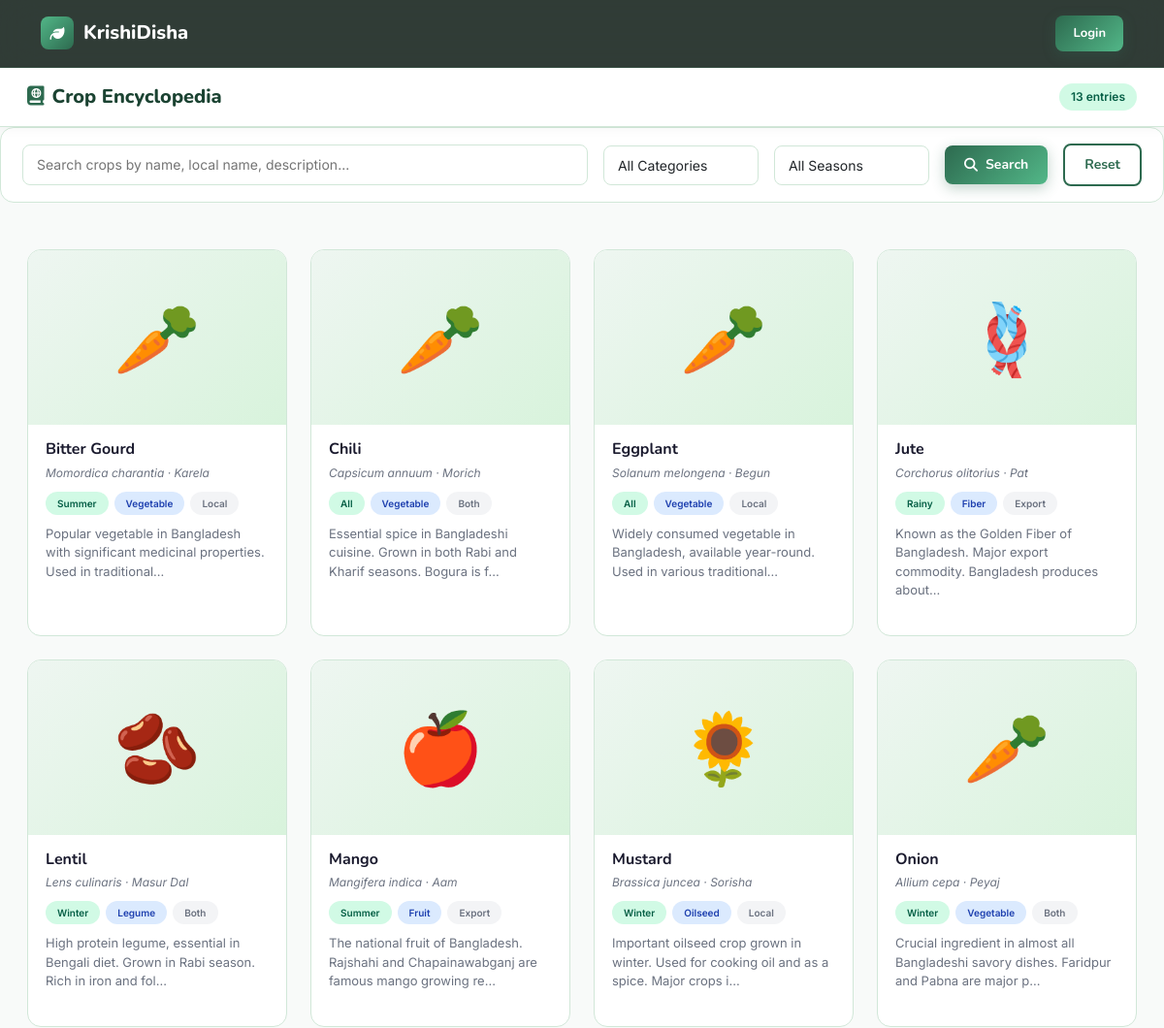
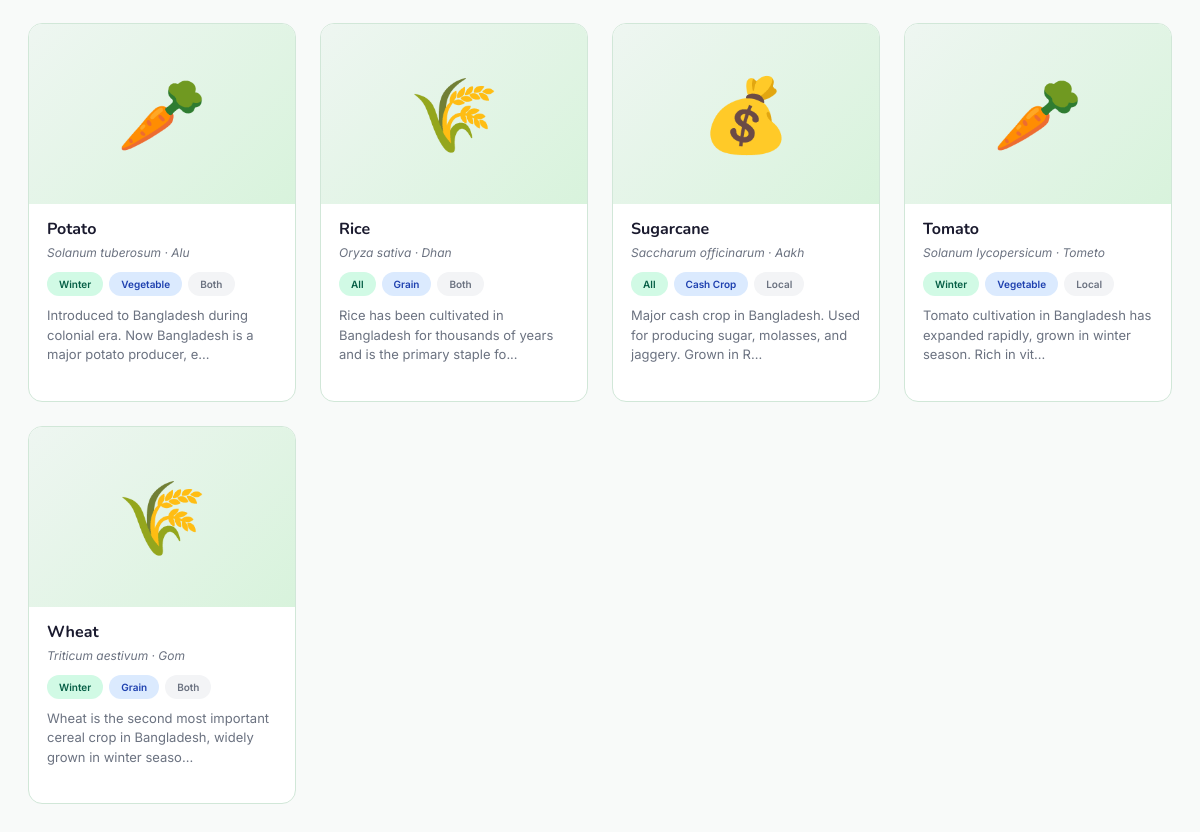
Screenshot of /modules/encyclopedia.php with the database file from the repository (2 pictures, top to bottom).
### tables this page shows
CREATE TABLE CROP (
    id INT AUTO_INCREMENT PRIMARY KEY,
    name VARCHAR(150) NOT NULL,
    scientific_name VARCHAR(200),
    local_name VARCHAR(150),
    origin VARCHAR(200),
    history TEXT,
    image VARCHAR(255) DEFAULT 'assets/images/crops/default.jpg',
    trade_status ENUM('local','export','both') DEFAULT 'local',
    season ENUM('summer','winter','rainy','all') DEFAULT 'all',
    category VARCHAR(100),
    created_at TIMESTAMP DEFAULT CURRENT_TIMESTAMP
);

### includes/auth_check.php (called while the page is built, shortened)
<?php
function isLoggedIn(): bool {
    return isset($_SESSION['user_id']);
}

### modules/encyclopedia.php (the view, shortened to what this page needs)
<?php
require_once __DIR__ . '/../includes/auth_check.php';
require_once __DIR__ . '/../config/db.php';
$search   = trim($_GET['q'] ?? '');
$where = ['1=1']; $params = [];
$sql = 'SELECT c.*, COUNT(DISTINCT cd.disease_id) as disease_count FROM CROP c LEFT JOIN CROP_DISEASE cd ON c.id=cd.crop_id WHERE '.implode(' AND ',$where).' GROUP BY c.id ORDER BY c.name';
$st = $pdo->prepare($sql); $st->execute($params); $crops = $st->fetchAll();
?>
<?php include __DIR__ . '/../includes/header.php'; ?>
<?php if (isLoggedIn()): ?>
<div class="layout-wrapper">
<?php include __DIR__ . '/../includes/sidebar.php'; ?>
<div class="main-content">
<?php else: ?>
<nav class="kd-navbar">
    <div class="container">
        <div class="d-flex align-items-center justify-content-between">
            <a href="/KrishiDisha/index.php" class="navbar-brand" style="display:flex;align-items:center;gap:10px;font-family:'Nunito',sans-serif;font-size:20px;font-weight:800;color:#fff;">
                <div style="width:34px;height:34px;background:linear-gradient(135deg,#52b788,#2d6a4f);border-radius:8px;display:flex;align-items:center;justify-content:center;"><i class="fa-solid fa-leaf" style="color:#fff;font-size:15px;"></i></div>KrishiDisha
            </a>
            <a href="/KrishiDisha/auth/login.php" class="btn-kd btn-kd-primary" style="padding:8px 18px; font-size:13px;">Login</a>
        </div>
    </div>
</nav>
<div style="padding-top:70px;">
<?php endif; ?>
<div class="topbar">
    <div class="d-flex align-items-center gap-3">
        <div class="topbar-title"><i class="fa-solid fa-book-atlas me-2" style="color:var(--primary);"></i>Crop Encyclopedia</div>
    </div>
    <div class="topbar-actions">
        <span class="badge-kd badge-success"><?= count($crops) ?> entries</span>
    </div>
</div>
<form class="filter-bar" method="GET" style="margin-bottom:20px;">
    <input type="text" name="q" placeholder="Search crops by name, local name, description..." value="<?= htmlspecialchars($search) ?>" style="flex:3;">
    <select name="category" class="form-control" style="flex:1;max-width:160px;">
        <option value="">All Categories</option>
    </select>
    <select name="season" class="form-control" style="flex:1;max-width:130px;">
        <option value="">All Seasons</option>
    </select>
    <button type="submit" class="btn-kd btn-kd-primary"><i class="fa-solid fa-search"></i> Search</button>
    <a href="encyclopedia.php" class="btn-kd btn-kd-outline">Reset</a>
</form>
<div class="page-body">
    <?php if (empty($crops)): ?>
    <div class="card-kd"><div class="card-body-kd text-center py-5"><div style="font-size:64px;">🌾</div><h4 style="color:var(--text-muted);">No crops found</h4><p style="color:var(--text-muted);">Try adjusting your search or filters.</p></div></div>
    <?php else: ?>
    <div class="row g-4">
        <?php foreach ($crops as $crop): ?>
        <div class="col-md-6 col-lg-4 col-xl-3">
            <div class="crop-card" style="position:relative;">
                <a href="encyclopedia.php?detail=<?= $crop['id'] ?>" style="display:block; text-decoration:none;color:inherit;">
                    <div style="height:180px; overflow:hidden; display:flex; align-items:center; justify-content:center; background:linear-gradient(135deg,var(--surface3),var(--accent3));">
                        <?php if (!empty($crop['image']) && file_exists(__DIR__.'/../'.$crop['image'])): ?>
                        <img src="/KrishiDisha/<?= htmlspecialchars($crop['image']) ?>" alt="<?= htmlspecialchars($crop['name']) ?>" style="width:100%;height:180px;object-fit:cover;">
                        <?php else: ?>
                        <div style="font-size:72px;"><?php $icons=['Grain'=>'🌾','Vegetable'=>'🥕','Fruit'=>'🍎','Fiber'=>'🪢','Oilseed'=>'🌻','Legume'=>'🫘','Cash Crop'=>'💰']; echo $icons[$crop['category']]??'🌱'; ?></div>
                        <?php endif; ?>
                    </div>
                    <div class="crop-card-body">
                        <h5><?= htmlspecialchars($crop['name']) ?></h5>
                        <div class="scientific"><?= htmlspecialchars($crop['scientific_name'] ?? '') ?> · <?= htmlspecialchars($crop['local_name'] ?? '') ?></div>
                        <div style="display:flex; gap:6px; flex-wrap:wrap; margin-bottom:10px;">
                            <span class="badge-kd badge-success" style="font-size:10px;"><?= ucfirst($crop['season']) ?></span>
                            <span class="badge-kd badge-info" style="font-size:10px;"><?= $crop['category'] ?></span>
                            <span class="badge-kd badge-muted" style="font-size:10px;"><?= ucfirst($crop['trade_status']) ?></span>
                        </div>
                        <p><?= mb_substr(strip_tags($crop['history'] ?? ''), 0, 90) ?>...</p>
                    </div>
                </a>
            </div>
        </div>
        <?php endforeach; ?>
    </div>
    <?php endif; ?>
</div>
<?php if (isLoggedIn()): ?>
</div></div>
<?php else: ?>
</div>
<?php endif; ?>
<?php include __DIR__ . '/../includes/footer.php'; ?>

### assets/css/style.css (style rules this page uses)
:root { --primary: #2d6a4f; --primary-light: #52b788; --primary-dark: #1b4332; --accent: #74c69d; --accent2: #b7e4c7; --accent3: #d8f3dc; --gold: #f4a261; --gold-light: #ffd166; --danger: #e63946; --warning: #f4a261; --info: #4895ef; --dark: #0d1b14; --dark2: #162820; --dark3: #1e3a2f; --surface: #ffffff; --surface2: #f8faf9; --surface3: #eef6f1; --text: #1a1a2e; --text-muted: #6b7280; --border: #d1e7d8; --sidebar-w: 260px; --radius: 14px; --radius-sm: 8px; --shadow: 0 4px 24px rgba(45,106,79,0.10); --shadow-lg: 0 8px 40px rgba(45,106,79,0.18); --transition: 0.25s cubic-bezier(0.4,0,0.2,1); }
*, *::before, *::after { box-sizing: border-box; margin: 0; padding: 0; }
html { scroll-behavior: smooth; }
body { font-family: 'Inter', sans-serif; font-size: 15px; color: var(--text); background: var(--surface2); line-height: 1.6; }
h1,h2,h3,h4,h5,h6 { font-family: 'Nunito', sans-serif; font-weight: 700; }
a { text-decoration: none; color: inherit; }
.topbar { background: var(--surface); border-bottom: 1px solid var(--border); padding: 14px 28px; display: flex; align-items: center; justify-content: space-between; position: sticky; top: 0; z-index: 100; box-shadow: 0 2px 12px rgba(0,0,0,0.04); }
.topbar-title { font-family: 'Nunito', sans-serif; font-size: 20px; font-weight: 800; color: var(--primary-dark); }
.topbar-title i { color: var(--primary) !important; }
.topbar-actions { display: flex; align-items: center; gap: 12px; }
.page-body { padding: 28px; flex: 1; }
.btn-kd { display: inline-flex; align-items: center; gap: 8px; padding: 9px 20px; border-radius: var(--radius-sm); font-family: 'Nunito', sans-serif; font-weight: 700; font-size: 14px; border: none; cursor: pointer; transition: all var(--transition); text-decoration: none; }
.btn-kd-primary { background: linear-gradient(135deg, var(--primary), var(--primary-light)); color: #fff; box-shadow: 0 4px 14px rgba(45,106,79,0.3); }
.btn-kd-outline { background: transparent; border: 2px solid var(--primary); color: var(--primary); }
.badge-kd { display: inline-flex; align-items: center; gap: 5px; padding: 4px 12px; border-radius: 20px; font-size: 12px; font-weight: 600; }
.badge-success { background: #d1fae5; color: #065f46; }
.badge-info { background: #dbeafe; color: #1e40af; }
.badge-muted { background: #f3f4f6; color: #6b7280; }
.kd-navbar { position: fixed; top: 0; left: 0; right: 0; z-index: 999; padding: 16px 0; background: rgba(13,27,20,0.85); backdrop-filter: blur(16px); border-bottom: 1px solid rgba(82,183,136,0.15); transition: all var(--transition); }
.kd-navbar .navbar-brand { display: flex; align-items: center; gap: 10px; font-family: 'Nunito', sans-serif; font-size: 22px; font-weight: 800; color: #fff; }
.crop-card { background: var(--surface); border: 1px solid var(--border); border-radius: var(--radius); overflow: hidden; transition: all var(--transition); height: 100%; }
.crop-card-body { padding: 16px 18px 20px; }
.crop-card-body h5 { font-size: 16px; font-weight: 700; margin-bottom: 4px; }
.crop-card-body .scientific { font-size: 12px; font-style: italic; color: var(--text-muted); margin-bottom: 10px; }
.crop-card-body p { font-size: 13px; color: var(--text-muted); line-height: 1.5; }
.filter-bar { background: var(--surface); border: 1px solid var(--border); border-radius: var(--radius); padding: 16px 22px; margin-bottom: 24px; display: flex; gap: 16px; align-items: center; flex-wrap: wrap; }
.filter-bar input, .filter-bar select { flex: 1; min-width: 160px; padding: 9px 14px; border: 1.5px solid var(--border); border-radius: var(--radius-sm); font-size: 14px; outline: none; transition: border-color var(--transition); }

### rows the page displays
crop: category "🥕", name "Bitter Gourd", scientific_name "Momordica charantia", local_name "Karela", season "Summer", category "Vegetable", trade_status "Local", history "Popular vegetable in Bangladesh with significant medicinal properties. Used in traditional"
crop: category "🥕", name "Chili", scientific_name "Capsicum annuum", local_name "Morich", season "All", category "Vegetable", trade_status "Both", history "Essential spice in Bangladeshi cuisine. Grown in both Rabi and Kharif seasons. Bogura is f"
crop: category "🥕", name "Eggplant", scientific_name "Solanum melongena", local_name "Begun", season "All", category "Vegetable", trade_status "Local", history "Widely consumed vegetable in Bangladesh, available year-round. Used in various traditional"
crop: category "🪢", name "Jute", scientific_name "Corchorus olitorius", local_name "Pat", season "Rainy", category "Fiber", trade_status "Export", history "Known as the Golden Fiber of Bangladesh. Major export commodity. Bangladesh produces about"
crop: category "🫘", name "Lentil", scientific_name "Lens culinaris", local_name "Masur Dal", season "Winter", category "Legume", trade_status "Both", history "High protein legume, essential in Bengali diet. Grown in Rabi season. Rich in iron and fol"
crop: category "🍎", name "Mango", scientific_name "Mangifera indica", local_name "Aam", season "Summer", category "Fruit", trade_status "Export", history "The national fruit of Bangladesh. Rajshahi and Chapainawabganj are famous mango growing re"
crop: category "🌻", name "Mustard", scientific_name "Brassica juncea", local_name "Sorisha", season "Winter", category "Oilseed", trade_status "Local", history "Important oilseed crop grown in winter. Used for cooking oil and as a spice. Major crops i"
crop: category "🥕", name "Onion", scientific_name "Allium cepa", local_name "Peyaj", season "Winter", category "Vegetable", trade_status "Both", history "Crucial ingredient in almost all Bangladeshi savory dishes. Faridpur and Pabna are major p"
crop: category "🥕", name "Potato", scientific_name "Solanum tuberosum", local_name "Alu", season "Winter", category "Vegetable", trade_status "Both", history "Introduced to Bangladesh during colonial era. Now Bangladesh is a major potato producer, e"
crop: category "🌾", name "Rice", scientific_name "Oryza sativa", local_name "Dhan", season "All", category "Grain", trade_status "Both", history "Rice has been cultivated in Bangladesh for thousands of years and is the primary staple fo"
crop: category "💰", name "Sugarcane", scientific_name "Saccharum officinarum", local_name "Aakh", season "All", category "Cash Crop", trade_status "Local", history "Major cash crop in Bangladesh. Used for producing sugar, molasses, and jaggery. Grown in R"
crop: category "🥕", name "Tomato", scientific_name "Solanum lycopersicum", local_name "Tometo", season "Winter", category "Vegetable", trade_status "Local", history "Tomato cultivation in Bangladesh has expanded rapidly, grown in winter season. Rich in vit"
crop: category "🌾", name "Wheat", scientific_name "Triticum aestivum", local_name "Gom", season "Winter", category "Grain", trade_status "Both", history "Wheat is the second most important cereal crop in Bangladesh, widely grown in winter seaso"

### other values shown
count($crops) "13"
